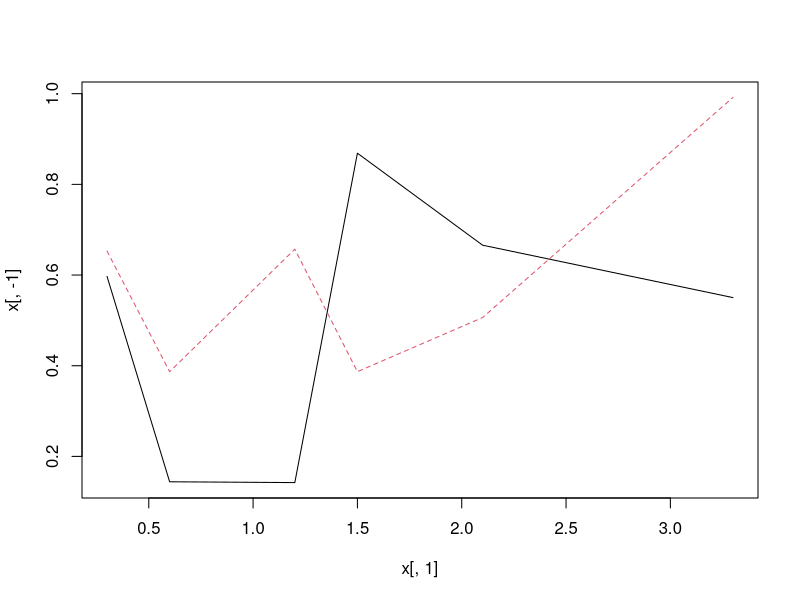

Here is the R script that generated this plot: (Note: this script raises an error after producing the figure.)
x <- data.frame(time = c(1,2,4,5,7,11),
              y1 = runif(6),
              y2 = runif(6)
)

x$time <- x$time * 0.3

matplot(x[,1], x[,-1], type="l")

#ret <- approxTime1(x, 7.5)
#matpoints(ret[1], t(ret[-1]), pch=16)


(ret <- approxTimeEq(x, 1.6))
matpoints(ret[1], ret[-1], pch=16)


size <- 1e2
x <-  x <- data.frame(time = (1:size) * 1.5 - 50,
              y1 = runif(size),
              y2 = runif(size)
)

matplot(x[,1], x[,-1], type="l")
for (i in 1:10) {
  ret <- approxTimeEq(x, xo <- runif(3, min=min(x$time), max=max(x$time)))
  print(ret)
  matpoints(ret[,1], ret[,-1], pch=16)
}

system.time(
  for (i in 1:10)
    ret <- approxTimeEq(x, xo <- runif(1, min=min(x$time), max=max(x$time)))
)

system.time(
  for (i in 1:10)
    ret <- approxTime(x, -1)
)


